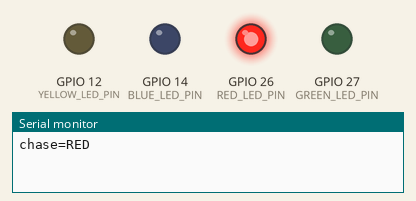
A program run on a simulated ESP32. On the bench: output pins drawn as LEDs (lit = HIGH), the last lines printed to the serial monitor.

Above: at 0.07 s.
At 0.52 s:
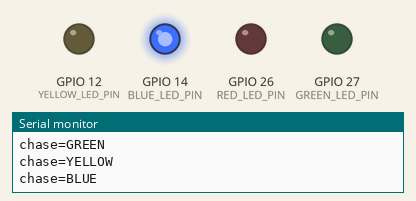
At 1.27 s:
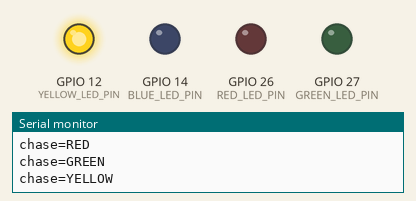
At 2.62 s:
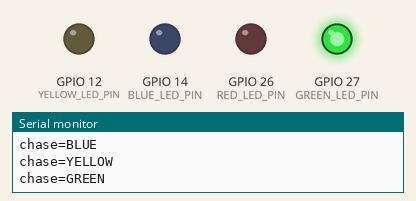
Timing chart, 0 to 3.0 s (numbered marks = the images above):
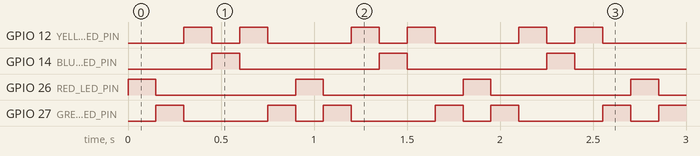

The program:

main.cpp
```cpp
#include <Arduino.h>

#ifndef ACTIVE_EXERCISE
#define ACTIVE_EXERCISE 1
#endif

#if ACTIVE_EXERCISE < 1 || ACTIVE_EXERCISE > 4
#error "ACTIVE_EXERCISE must be between 1 and 4"
#endif

namespace {
constexpr uint8_t RED_LED_PIN = 26;
constexpr uint8_t GREEN_LED_PIN = 27;
constexpr uint8_t YELLOW_LED_PIN = 12;
constexpr uint8_t BLUE_LED_PIN = 14;
constexpr uint8_t LIGHT_SENSOR_PIN = 33;
constexpr uint8_t BUTTON_PIN = 25;

#if ACTIVE_EXERCISE == 1
constexpr uint8_t chasePins[] = {
    RED_LED_PIN, GREEN_LED_PIN, YELLOW_LED_PIN,
    BLUE_LED_PIN, YELLOW_LED_PIN, GREEN_LED_PIN
};
constexpr const char *chaseNames[] = {
    "RED", "GREEN", "YELLOW", "BLUE", "YELLOW", "GREEN"
};
constexpr size_t CHASE_LENGTH = sizeof(chasePins) / sizeof(chasePins[0]);
size_t chaseStep = 0;
#elif ACTIVE_EXERCISE == 2
unsigned long lastStatisticsAt = 0;
#elif ACTIVE_EXERCISE == 3
unsigned long lastAlertReadAt = 0;
bool alertActive = false;
#elif ACTIVE_EXERCISE == 4
constexpr uint8_t ledPins[] = {
    RED_LED_PIN, GREEN_LED_PIN, YELLOW_LED_PIN, BLUE_LED_PIN
};
constexpr unsigned long DEBOUNCE_MS = 30;
uint8_t pressCount = 0;
bool lastRawButtonState = LOW;
bool stableButtonState = LOW;
unsigned long lastButtonChangeAt = 0;

void showPressCount() {
    for (uint8_t index = 0; index < 4; ++index) {
        digitalWrite(ledPins[index], index < pressCount ? HIGH : LOW);
    }
}
#endif
}

void setup() {
    Serial.begin(115200);

#if ACTIVE_EXERCISE == 1
    pinMode(RED_LED_PIN, OUTPUT);
    pinMode(GREEN_LED_PIN, OUTPUT);
    pinMode(YELLOW_LED_PIN, OUTPUT);
    pinMode(BLUE_LED_PIN, OUTPUT);
#elif ACTIVE_EXERCISE == 2 || ACTIVE_EXERCISE == 3
    pinMode(LIGHT_SENSOR_PIN, INPUT);
    const unsigned long now = millis();
#if ACTIVE_EXERCISE == 2
    lastStatisticsAt = now;
#else
    lastAlertReadAt = now;
#endif
#elif ACTIVE_EXERCISE == 4
    for (uint8_t pin : ledPins) {
        pinMode(pin, OUTPUT);
    }
    pinMode(BUTTON_PIN, INPUT);
    lastRawButtonState = digitalRead(BUTTON_PIN);
    stableButtonState = lastRawButtonState;
    lastButtonChangeAt = millis();
    showPressCount();
#endif
}

void loop() {
#if ACTIVE_EXERCISE == 1
    digitalWrite(RED_LED_PIN, LOW);
    digitalWrite(GREEN_LED_PIN, LOW);
    digitalWrite(YELLOW_LED_PIN, LOW);
    digitalWrite(BLUE_LED_PIN, LOW);

    digitalWrite(chasePins[chaseStep], HIGH);
    Serial.print("chase=");
    Serial.println(chaseNames[chaseStep]);
    delay(150);
    chaseStep = (chaseStep + 1) % CHASE_LENGTH;
#elif ACTIVE_EXERCISE == 2
    const unsigned long now = millis();
    if (now - lastStatisticsAt >= 1000) {
        lastStatisticsAt = now;
        int minimum = 4095;
        int maximum = 0;
        int total = 0;

        for (uint8_t sample = 0; sample < 10; ++sample) {
            const int reading = analogRead(LIGHT_SENSOR_PIN);
            if (reading < minimum) minimum = reading;
            if (reading > maximum) maximum = reading;
            total += reading;
        }

        Serial.print("min=");
        Serial.print(minimum);
        Serial.print(" max=");
        Serial.print(maximum);
        Serial.print(" avg=");
        Serial.println(total / 10);
    }
#elif ACTIVE_EXERCISE == 3
    const unsigned long now = millis();
    if (now - lastAlertReadAt >= 300) {
        lastAlertReadAt = now;
        const int reading = analogRead(LIGHT_SENSOR_PIN);

        if (!alertActive && reading > 3000) {
            alertActive = true;
            Serial.println("ALERT=1");
        } else if (alertActive && reading < 2500) {
            alertActive = false;
            Serial.println("ALERT=0");
        }
    }
#elif ACTIVE_EXERCISE == 4
    const unsigned long now = millis();
    const bool rawButtonState = digitalRead(BUTTON_PIN);

    if (rawButtonState != lastRawButtonState) {
        lastRawButtonState = rawButtonState;
        lastButtonChangeAt = now;
    }

    if (rawButtonState != stableButtonState &&
        now - lastButtonChangeAt >= DEBOUNCE_MS) {
        stableButtonState = rawButtonState;
        if (stableButtonState == HIGH) {
            pressCount = (pressCount + 1) % 5;
            showPressCount();
            Serial.print("count=");
            Serial.println(pressCount);
        }
    }
#endif
}
```

Measured:
- by itself, GPIO 12 (YELLOW_LED_PIN): repeats every 0.90 s: LOW 0.15 s, HIGH 0.15 s, LOW 0.45 s, HIGH 0.15 s
- by itself, GPIO 14 (BLUE_LED_PIN), GPIO 26 (RED_LED_PIN): alternates HIGH for 0.15 s and LOW for 0.75 s
- by itself, GPIO 27 (GREEN_LED_PIN): repeats every 0.90 s: LOW 0.45 s, HIGH 0.15 s, LOW 0.15 s, HIGH 0.15 s
